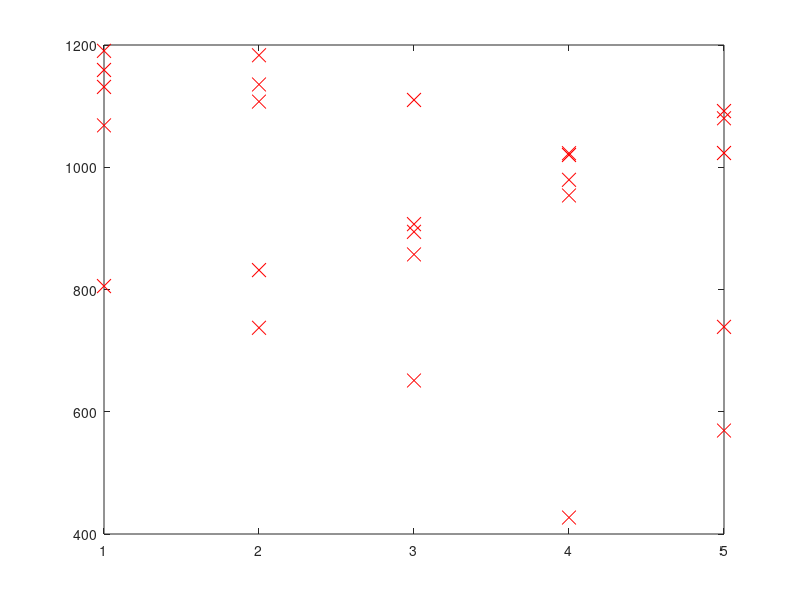

MATLAB code for this plot:
%
% @author - brijeshdankhara
%

A = load('trainDataXY.txt');
X = load('testDataX.txt');
Ytrain = load('Ytrain50.txt');
AA = A(2:645,:);
j = 9;
k = 1;
sumofA = 0;
for i = 1:45
    sumofA = sumofA + AA(:,i);
    j = j - 1;
    if j == 0 && k ~= 6
        centroid(:,k) = sumofA ./ 9 ;
        j = 9;
        sumofA = 0;
        k = k + 1;
    end
end

% OR
% centroid = (AA * Ytrain') ./ 9;

Ytest1 = pdist2(X',centroid','euclidean');
plot(Ytest1,'rx','Markersize',10)

% Ytest1 will give out a 5x5 matrix:
% The columns are the tested values of vector corresponding to the trained class.
% If 'i'th value in a column 'j' is minimum, this means jth image is closest to ith number of test class.
